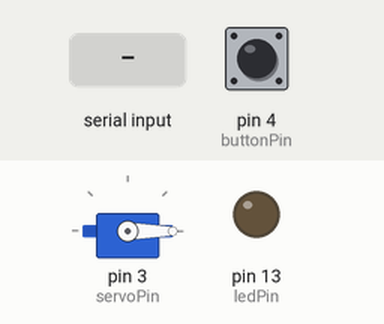
A sketch run on a simulated Arduino Uno, built with avr-gcc and run on an emulated ATmega328P. Shown: servo, output pins drawn as LEDs (lit = HIGH). The inputs (shaded band) are chosen by the test bench; at power-on: pin 4 (buttonPin) LOW. What the sketch prints to the serial monitor is not drawn.

Above: at 1.7 s.
1.8 s: pin 4 (buttonPin) pulled HIGH for 0.15 s
At 3.1 s:
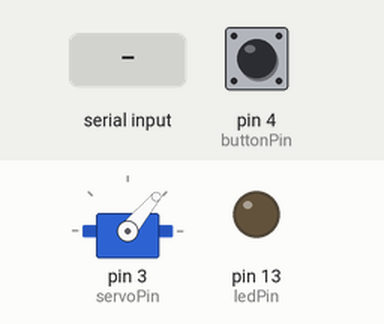
3.7 s: pin 4 (buttonPin) pulled HIGH for 1 s
At 4.5 s:
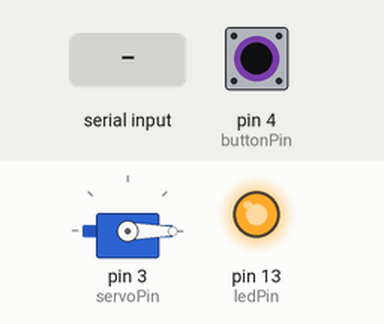
6.2 s: "4" received over Serial
At 7.56 s:
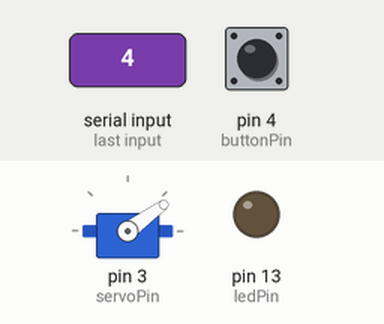
9.2 s: byte 0 (0) received over Serial
At 9.8 s:
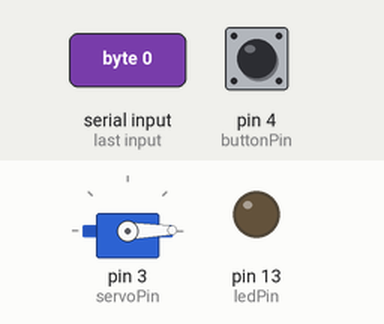
10.7 s: byte 1 (1) received over Serial
At 10.85 s:
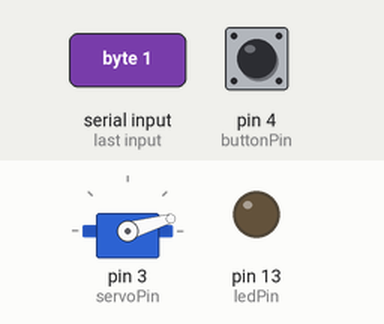
Timing chart, 0 to 13.7 s (numbered marks = the images above; inputs shaded):
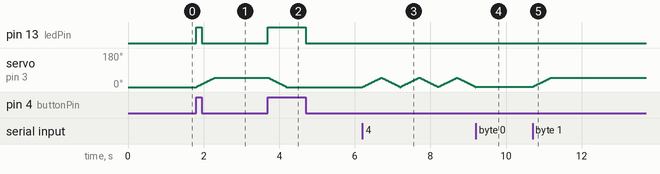

Measured:
- after the input at 1.8 s, pin 13 (ledPin): LOW → HIGH at once, → LOW 0.15 s later; servo on pin 3 (servoPin): moves from 0° to 50° over 0.48 s, starting at once
- after the input at 3.7 s, pin 13 (ledPin): LOW → HIGH at once, → LOW 1.0 s later; servo on pin 3 (servoPin): moves from 50° to 0° over 0.47 s, starting at once
- after the input at 9.2 s, servo on pin 3 (servoPin): goes on until 9.2 s, then stays 1°
- after the input at 10.7 s, servo on pin 3 (servoPin): moves from 1° to 50° over 0.48 s, starting at once

The sketch:

servoBot.ino
```cpp
#include <Servo.h>

Servo myservo;  // create servo object to control a servo

byte action = 0;
byte actionDetach = 3;
byte pos = 0; // 0 to 90
byte ByteReceived;

byte minPos = 0;
byte maxPos = 50;
byte servoWaitDelay = 10;

int servoPin = 3;
int buttonPin = 4;
int ledPin = 13;

void setup() {
  pinMode(ledPin, OUTPUT);
  pinMode(buttonPin, INPUT);

  Serial.begin(9600);
  Serial.println("Serial listening");

  Serial.println("Initiating Servo");
  myservo.attach(servoPin);  // attaches the servo on pin 9 to the servo object
  myservo.write(minPos);
  delay(500);
  action = actionDetach;
}
int ultimaAcaoBotao = 0;
int buttonState = 0;
int ultimoButtonState = LOW;
void loop() {
  bool showPos = false;
  if (Serial.available() > 0){
    int b = Serial.read();
    if(b == '0' || b == 0) action = 0;
    if(b == '1' || b == 1) action = 1;
    if(b == '2' || b == 2) action = 2;
    if(b == '4' || b == 4) action = 4;
    if(b == 'p' || b == 'P') action = 'p';
  }
  if(action == 1 || action == 2 || action == 4){
    if(!myservo.attached()) myservo.attach(servoPin);
  }
  if(action == 0) myservo.detach();

  if(action == 1 || action == 4){
      if(++pos >= maxPos) {
        pos = maxPos;
        if(action == 4) action = 5;
        else action = actionDetach;
      }
      //showPos = true;
      myservo.write(pos);
      delay(servoWaitDelay);
  }
  if(action == 2 || action == 5){
      if(pos > 0) pos--; // evita dar a volta
      if(pos <= minPos+1) {
        pos = minPos;
        if(action == 5) action = 4;
        else action = actionDetach;
      }
      //showPos = true;
      myservo.write(pos);
      delay(servoWaitDelay);
  }
  if(action == actionDetach){
      delay(servoWaitDelay*3);
      action = 0;
  }
  if(action == 'p'){ showPos = true;action=0;}
  if(showPos){
    Serial.print("Servo: ");
    Serial.println(pos);
  }

  // Aciona com botão
  buttonState = digitalRead(buttonPin);
  if(buttonState == HIGH && ultimoButtonState == LOW){
    // Apertou e não entra de novo até soltar
    if(ultimaAcaoBotao == 0) {
      action = 1;
      ultimaAcaoBotao = 1;
    }else{
      action = 2;
      ultimaAcaoBotao = 0;
    }
  }
  digitalWrite(ledPin, buttonState);
  ultimoButtonState = buttonState;
}
```
